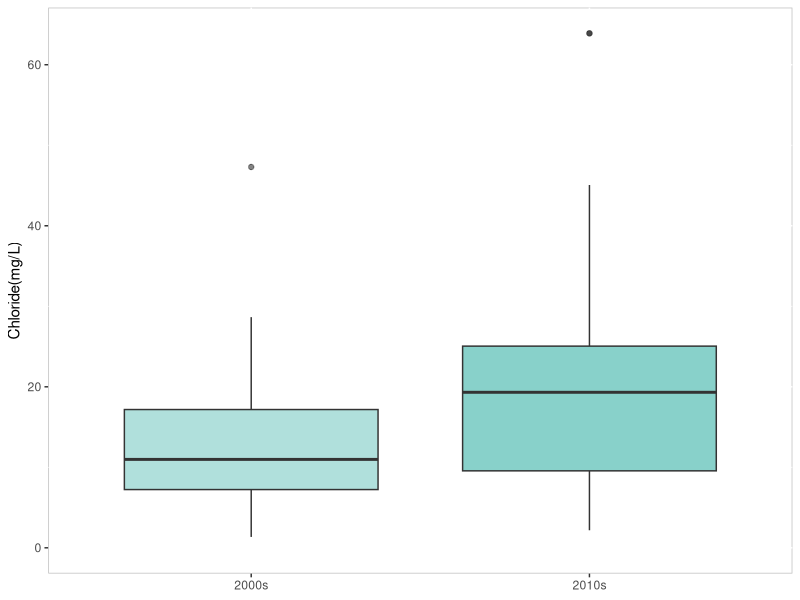
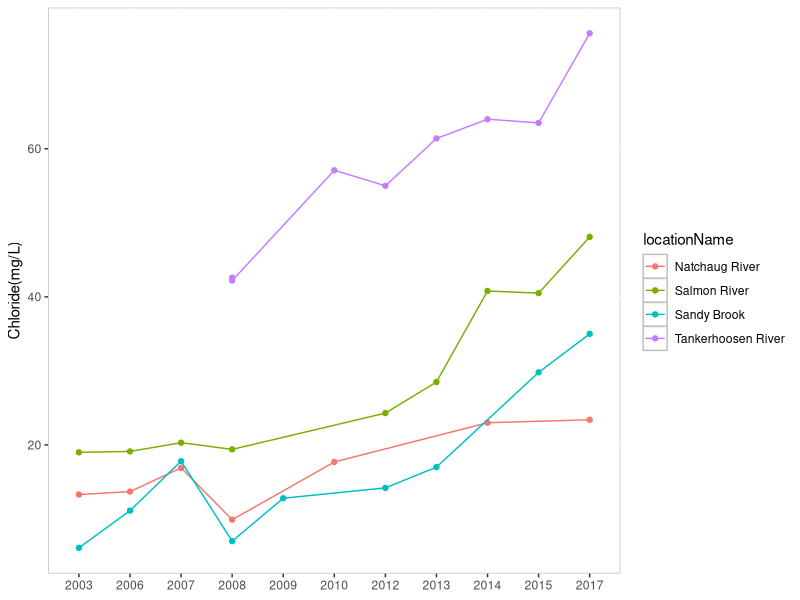
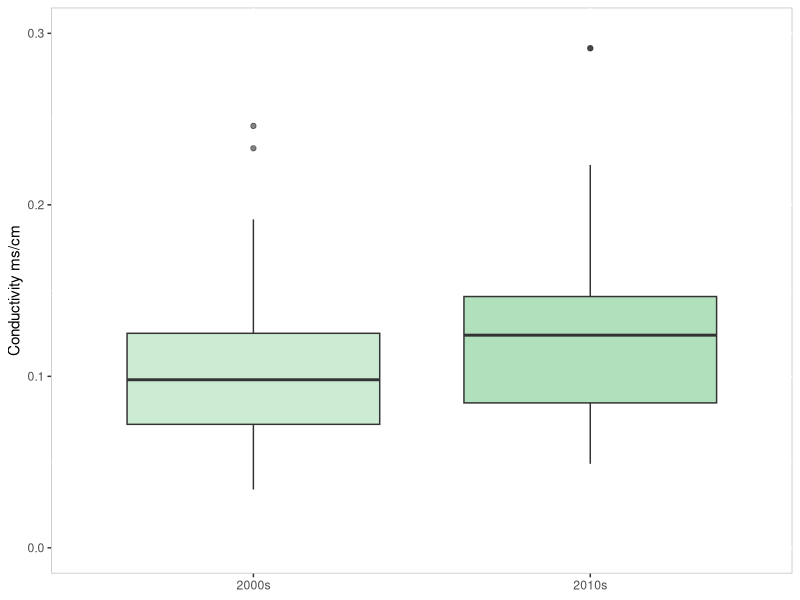
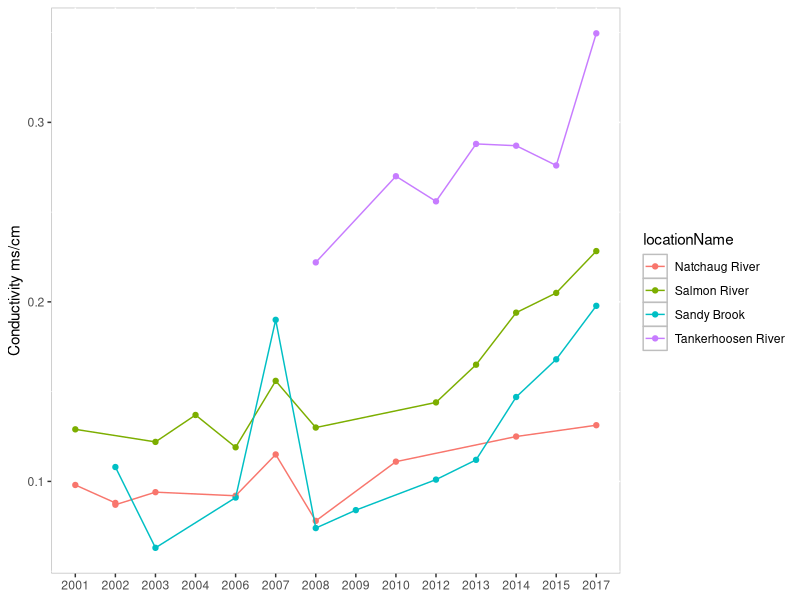

Recreate these plots in R, in order.
# Set working directory
setwd('')

# Load ggplot
library(ggplot2)

# Load raw data
chloride_cond <- read.csv('data/Chloride_SpCond_MultiYrBCG2Sites.csv',header=TRUE)
colnames(chloride_cond)[1] <-'staSeq'
chloride_cond$Grp <- ifelse(chloride_cond$YearGrp<5,1,2)

# Set loop parameters
parameter <- c('Chloride','SpCond')
label <- c('Chloride(mg/L)','Conductivity ms/cm')

for (i in 1:length(parameter)){
  # Separate chloride and spCond
  chem_parameter <- chloride_cond[chloride_cond$ChemParameter==parameter[i],]
  
  # Aggregate the data and prep for plotting
  c_agg <- aggregate(chem_parameter$value,by=as.list(chem_parameter[,c('staSeq','Grp')]),FUN=mean)
  c_agg <- reshape(c_agg, idvar='staSeq',timevar='Grp',direction='wide')
  c_agg <- c_agg[complete.cases(c_agg),]
  c_agg$increase <- ifelse(c_agg$x.2>c_agg$x.1,1,0)
  c_agg$diff <- c_agg$x.2 - c_agg$x.1
  
  
  c_multiYr <- merge(chem_parameter,c_agg,by='staSeq')
  c_multiYr <- aggregate(c_multiYr$value,by=as.list(c_multiYr[,c('staSeq','Grp')]),FUN=mean)
  
  
  # Set plot variables
  color <- c("#7bccc4","#a8ddb5")
  
  # Boxplot
  c_group_plot <- ggplot(c_multiYr,aes(as.factor(Grp),x))+
                  geom_boxplot(fill=color[i],alpha=c(0.6,0.9))+
                  labs(y=label[i])+
                  ylim(0,round(max(c_multiYr[,3])+0.05,1))+
                  scale_x_discrete(labels=c("2000s","2010s"))+
                  theme(axis.title.x=element_blank(),
                        panel.background = element_rect(fill = "white", colour = "grey"))
  
  c_group_plot
  
  file <- paste0("plots/bcg2",parameter[i],".png")
  ggsave(plot=c_group_plot,file,width=5,height=5,units="in")
  

  #plot specific sites with long-term records
  sites <- c(14442,14314,14441,14470)
  c_site_plot <-  ggplot(chem_parameter[chem_parameter$staSeq%in%sites,],
                        aes(as.factor(Sample_Year),value,colour=locationName,group=locationName))+
                  geom_point()+
                  geom_line()+
                  labs(x='Year',y=label[i])+
                  theme(axis.title.x=element_blank(),
                        panel.background = element_rect(fill = "white", colour = "grey"))
  
  file2 <- paste0("plots/bcg2Sites",parameter[i],".png")
  ggsave(plot=c_site_plot,file2,width=8,height=5,units="in")
}




                          
                      
                          


